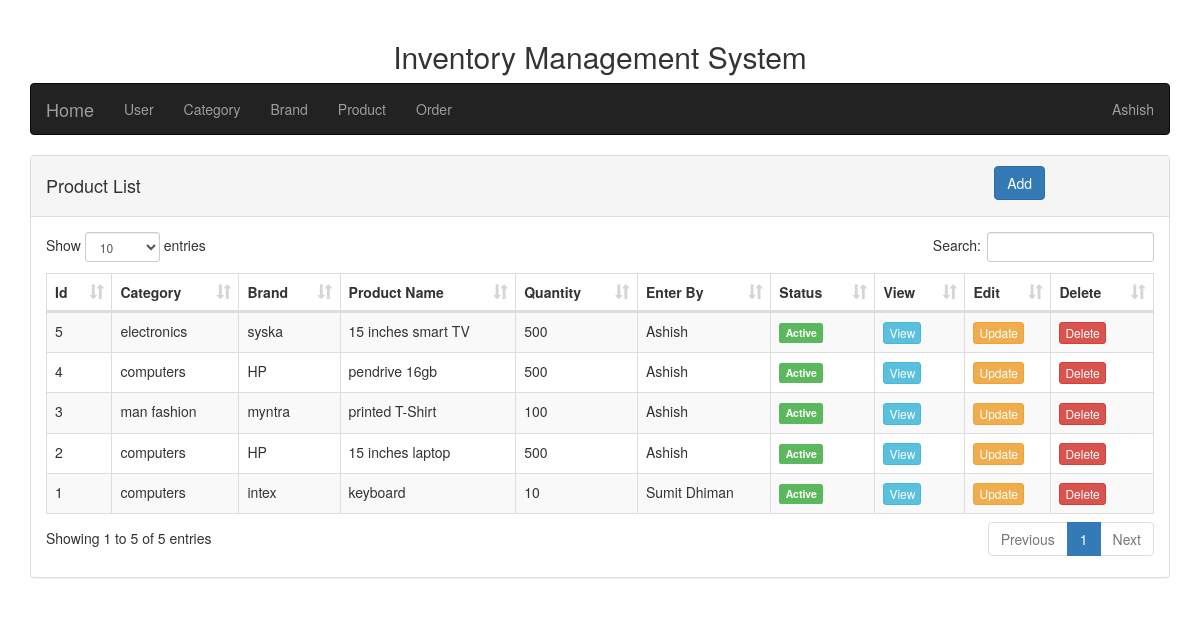
/product.php (signed in), run on the app's committed database.
### tables this page shows
CREATE TABLE IF NOT EXISTS `product` (
  `prd_id` int(11) NOT NULL AUTO_INCREMENT,
  `cat_id` int(11) NOT NULL,
  `brand_id` int(11) NOT NULL,
  `prd_name` varchar(100) NOT NULL,
  `prd_description` text NOT NULL,
  `prd_quantity` int(11) NOT NULL,
  `prd_unit` varchar(100) NOT NULL,
  `prd_base_price` double(10,2) NOT NULL,
  `prd_tax` decimal(4,2) NOT NULL,
  `prd_minimum_ord` double(10,2) NOT NULL,
  `prd_enter_by` int(11) NOT NULL,
  `prd_status` enum('active','inactive') NOT NULL,
  `prd_date` date NOT NULL,
  PRIMARY KEY (`prd_id`),
  KEY `cat_id` (`cat_id`),
  KEY `brand_id` (`brand_id`),
  KEY `prd_enter_by` (`prd_enter_by`)
);

CREATE TABLE IF NOT EXISTS `category` (
  `cat_id` int(11) NOT NULL AUTO_INCREMENT,
  `cat_name` varchar(20) NOT NULL,
  `cat_status` enum('active','inactive') NOT NULL,
  PRIMARY KEY (`cat_id`)
);

CREATE TABLE IF NOT EXISTS `brand` (
  `brand_id` int(11) NOT NULL AUTO_INCREMENT,
  `cat_id` int(11) NOT NULL,
  `brand_name` varchar(20) NOT NULL,
  `brand_status` enum('active','inactive') NOT NULL,
  PRIMARY KEY (`brand_id`),
  KEY `cat_id` (`cat_id`)
);

CREATE TABLE IF NOT EXISTS `user_details` (
  `usr_id` int(11) NOT NULL AUTO_INCREMENT,
  `usr_email` varchar(100) NOT NULL,
  `usr_password` varchar(100) NOT NULL,
  `usr_name` varchar(100) NOT NULL,
  `usr_type` enum('master','user') NOT NULL,
  `usr_status` enum('active','inactive') NOT NULL,
  PRIMARY KEY (`usr_id`)
);

### product.php (the view, shortened to what this page needs)
<?php
include 'function.php';
include 'header.php';
?>
<div class="row">
    <div class="col-lg-12">
        <div class="panel panel-default">
            <div class="panel-heading">
                <div class="row">
                <div class="col-md-10"><h4>Product List</h4></div>
                <div class="col-md-2" >
                    <button type="button" name="add" id="add_button" class="btn btn-primary" data-toggle="modal" data-target="#product_modal"> Add </button>
                </div>
                </div>
            </div>
            <div class="panel-body">
                <div class="row">
                    <div class="col-md-12 table-responsive">
                        <table class="table table-bordered table-striped" id="product_data">
                            <thead>
                                <tr>
                                    <th>Id</th>
                                    <th>Category</th>
                                    <th>Brand</th>
                                    <th>Product Name</th>
                                    <th>Quantity</th>
                                    <th>Enter By</th>
                                    <th>Status</th>
                                    <th>View</th>
                                    <th>Edit</th>
                                    <th>Delete</th>
                                </tr>
                            </thead>
                                <?php
                                    $qry = "select * from product inner join brand on brand.brand_id=product.brand_id inner join category on category.cat_id=product.cat_id inner join user_details on user_details.usr_id=product.prd_enter_by order by prd_id desc";
                                    $statement = $connect->prepare($qry);
                                    $statement->execute();
                                    $result = $statement->fetchAll(PDO::FETCH_ASSOC);
                                    $status = '';
                                    foreach ($result as $row)
                                    {
                                        if($row['prd_status'] == 'active')
                                        {
                                            $status = '<span class="label label-success">Active</span>';
                                        }
                                        else
                                        {
                                            $status = '<span class="label label-danger">Inactive</span>';
                                        }
                                        echo '<tr>';
                                        echo '<td>'.$row['prd_id'].'</td>';
                                        echo '<td>'.$row['cat_name'].'</td>';
                                        echo '<td>'.$row['brand_name'].'</td>';
                                        echo '<td>'.$row['prd_name'].'</td>';
                                        echo '<td>'.$row['prd_quantity'].'</td>';
                                        echo '<td>'.ucwords($row['usr_name']).'</td>';
                                        echo '<td>'.$status.'</td>';
                                        echo '<td><button type="button" name="view" class="btn btn-info btn-xs view" data-toggle="modal" data-target="#product_details_modal" id='.$row["prd_id"].'>View</button></td>';
                                        echo '<td><button type=button name=update id='.$row['prd_id'].' class="btn btn-warning btn-xs update">Update</button></td>';
                                        echo '<td><button type="button" name="delete" class="btn btn-danger btn-xs delete" data-status='.$row['prd_status'].' id='.$row["prd_id"].'>Delete</button></td>';
                                        echo '</tr>';
                                    }
                                ?>
                        </table>
                    </div>
                </div>
            </div>
        </div>
    </div>
</div>
<?php include 'footer.php'; ?>

### data on the page
product: prd_id "5", cat.cat_name "electronics", brand.brand_name "syska", prd_name "15 inches smart TV", prd_quantity "500", prd_enter_by.usr_name "Ashish", prd_status "Active"
product: prd_id "4", cat.cat_name "computers", brand.brand_name "HP", prd_name "pendrive 16gb", prd_quantity "500", prd_enter_by.usr_name "Ashish", prd_status "Active"
product: prd_id "3", cat.cat_name "man fashion", brand.brand_name "myntra", prd_name "printed T-Shirt", prd_quantity "100", prd_enter_by.usr_name "Ashish", prd_status "Active"
product: prd_id "2", cat.cat_name "computers", brand.brand_name "HP", prd_name "15 inches laptop", prd_quantity "500", prd_enter_by.usr_name "Ashish", prd_status "Active"
product: prd_id "1", cat.cat_name "computers", brand.brand_name "intex", prd_name "keyboard", prd_quantity "10", prd_enter_by.usr_name "Sumit Dhiman", prd_status "Active"

### other printed values
$_SESSION["user_name"] "Ashish"
